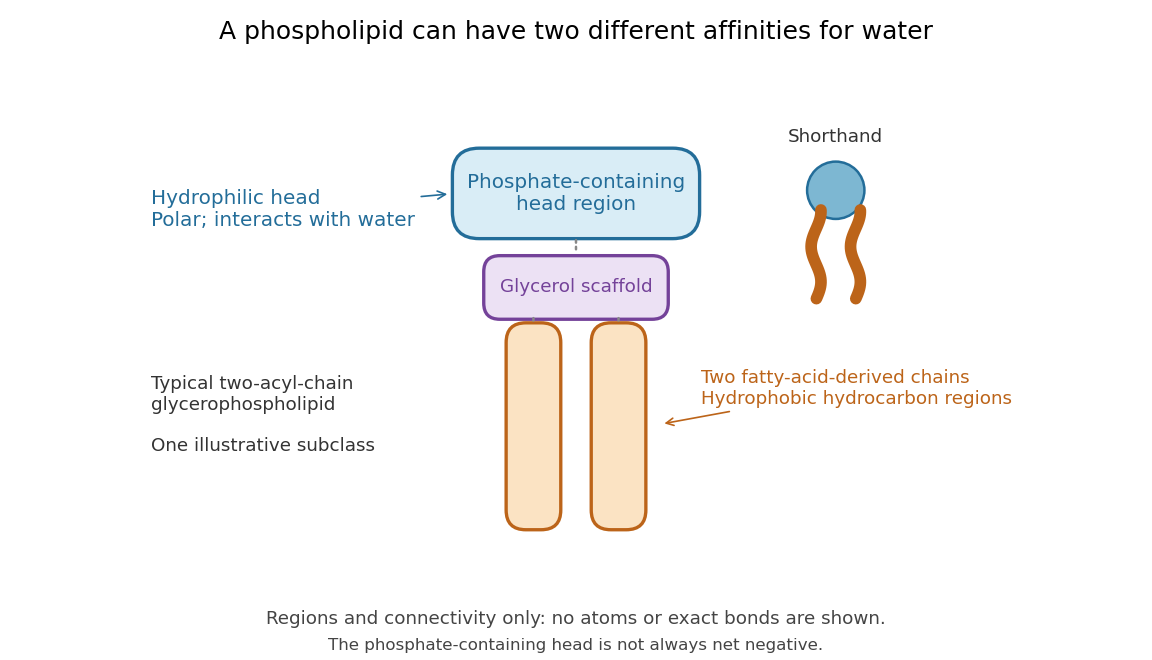

Reproduce this figure in Python.
"""Draw lipid regions, not an atomistic structure; write basename.png in cwd.

Tested with Python 3.14.4, NumPy 2.3.5 and Matplotlib 3.10.7.
Shapes and connectors are illustrative and do not encode chemical bonds.
"""

from pathlib import Path

import matplotlib

matplotlib.use("Agg")
import matplotlib.pyplot as plt
from matplotlib.patches import Circle, FancyBboxPatch
import numpy as np


def main():
    blue, orange, purple = "#236d99", "#bc6419", "#744299"
    fig, ax = plt.subplots(figsize=(9.6, 5.5))
    fig.subplots_adjust(left=0.02, right=0.98, bottom=0.12, top=0.88)
    fig.patch.set_facecolor("white")
    ax.set(xlim=(0, 10), ylim=(0, 5.6), aspect="equal")
    ax.axis("off")

    # Filled regions are intentionally unlike skeletal bond diagrams.
    ax.add_patch(FancyBboxPatch((3.7, 3.9), 2.6, 0.85,
                               boxstyle="round,pad=0.08,rounding_size=0.3",
                               facecolor="#d9edf6", edgecolor=blue, lw=2))
    ax.text(5, 4.32, "Phosphate-containing\nhead region", ha="center",
            va="center", fontsize=12, color=blue)
    ax.add_patch(FancyBboxPatch((4.05, 3.0), 1.9, 0.55,
                               boxstyle="round,pad=0.08,rounding_size=0.18",
                               facecolor="#ece1f4", edgecolor=purple, lw=2))
    ax.text(5, 3.28, "Glycerol scaffold", ha="center", va="center",
            fontsize=11, color=purple)
    ax.annotate("", (5, 3.66), (5, 3.84),
                arrowprops={"arrowstyle": "-", "color": "#888888",
                            "linestyle": ":", "lw": 1.5})
    for x in (4.25, 5.2):
        ax.add_patch(FancyBboxPatch((x, 0.6), 0.55, 2.25,
                                   boxstyle="round,pad=0.03,rounding_size=0.22",
                                   facecolor="#fbe3c3", edgecolor=orange, lw=2))
        ax.annotate("", (x + 0.275, 2.9), (x + 0.275, 2.97),
                    arrowprops={"arrowstyle": "-", "color": "#888888",
                                "linestyle": ":", "lw": 1.5})
    ax.annotate("Hydrophilic head\nPolar; interacts with water",
                (3.6, 4.32), (0.25, 4.15), fontsize=12, color=blue,
                va="center", arrowprops={"arrowstyle": "->", "color": blue})
    ax.annotate("Two fatty-acid-derived chains\nHydrophobic hydrocarbon regions",
                (5.95, 1.75), (6.4, 2.15), fontsize=11, color=orange,
                va="center", arrowprops={"arrowstyle": "->", "color": orange})
    ax.text(0.25, 1.85, "Typical two-acyl-chain\nglycerophospholipid\n\nOne illustrative subclass",
            fontsize=11, va="center", color="#333333")
    ax.text(7.9, 4.9, "Shorthand", ha="center", fontsize=11, color="#333333")
    for x in (7.68, 8.12):
        y = np.linspace(3.15, 4.14, 45)
        ax.plot(x + 0.055 * np.sin(8 * y), y, color=orange, lw=7,
                solid_capstyle="round")
    ax.add_patch(Circle((7.9, 4.36), 0.32, facecolor="#7db7d2",
                        edgecolor=blue, lw=1.5))
    fig.suptitle("A phospholipid can have two different affinities for water",
                 fontsize=15, y=0.97)
    fig.text(0.5, 0.055, "Regions and connectivity only: no atoms or exact bonds are shown.",
             ha="center", fontsize=11, color="#444444")
    fig.text(0.5, 0.015, "The phosphate-containing head is not always net negative.",
             ha="center", fontsize=10, color="#444444")
    output = Path.cwd() / (Path(__file__).stem + ".png")
    fig.savefig(output, dpi=120, facecolor="white", transparent=False)
    plt.close(fig)
    print(f"Wrote {output.name}: 1152 x 660 pixels")


if __name__ == "__main__":
    main()
